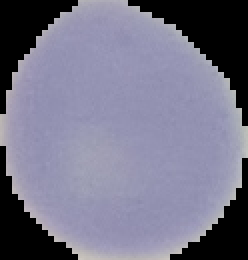
#> input picture cell_images/images/UninfectedTest/u1106.png, 124 x 130 px, given in place of p0.png, which was not available (shown 2 times larger)
$ python color_standardization.py
#> lines starting #> are read from the running program, lines starting #| are printed output that depends on the picture; after the words box and inside, x2 and y2 are one past the last pixel; in counts of white or black regions, pixels touching at a corner belong together; pictures that were not available may be replaced by others from this repository, and a replacement may not be noted
import cv2
import numpy as np
import os

# Function to standardize colors across all images based on a given reference image
def color_standardization(image, reference_image):
    # Convert images to LAB color space
    image_lab = cv2.cvtColor(image, cv2.COLOR_BGR2LAB)
    reference_lab = cv2.cvtColor(reference_image, cv2.COLOR_BGR2LAB)

    # Create a mask for black pixels
    black_mask = (image_lab[:, :, 0] == 0) & (image_lab[:, :, 1] == 128) & (image_lab[:, :, 2] == 128)

    # Calculate mean and standard deviation for each channel in LAB color space
    mean_image, stddev_image = cv2.meanStdDev(image_lab, mask=~black_mask.astype(np.uint8))
    mean_reference, stddev_reference = cv2.meanStdDev(reference_lab)

    # Perform color standardization
    standardized_image = image_lab.copy()

    for i in range(3):  # Iterate over LAB channels
        if i == 0:  # L channel (brightness) remains unchanged
            continue

        standardized_image[:, :, i] = ((image_lab[:, :, i] - mean_image[i]) * (stddev_reference[i] / stddev_image[i])) + mean_reference[i]

    # Convert back to BGR color space
    standardized_image = cv2.cvtColor(standardized_image, cv2.COLOR_LAB2BGR)

    return standardized_image

###############################################################################################################

# Path to image directories
# image_directory = '/Users/christinasze/Desktop/CS279/project/CS279Project/cell_images/images/Parasitized'
# image_directory = '/Users/christinasze/Desktop/CS279/project/CS279Project/cell_images/images/ParasitizedTest'
# image_directory = '/Users/christinasze/Desktop/CS279/project/CS279Project/cell_images/images/Uninfected'
image_directory = '/Users/christinasze/Desktop/CS279/project/CS279Project/cell_images/images/UninfectedTest'

# Read a reference image
reference_image_path = '/Users/christinasze/Desktop/CS279/project/CS279Project/cell_images/images/Parasitized/p0.png'
reference_image = cv2.imread(reference_image_path)
#> reference_image is the input picture: shape (130, 124, 3); mean B, G, R 136.8, 116.5, 117.6

# Initialize lists to store standardized images and filenames
standardized_images = []
filenames = []

# Loop through the images in directory
for image_filename in os.listdir(image_directory):
    if image_filename.endswith('.png'):
        # Construct the full path to the image
        image_path = os.path.join(image_directory, image_filename)

        # Read the image
        image = cv2.imread(image_path)

        # Perform color standardization
        standardized_image = color_standardization(image, reference_image)
#> in color_standardization, `image_lab = cv2.cvtColor(image, cv2.COLOR_BGR2LAB)`: image_lab: shape (130, 124, 3); mean of channels 0, 1, 2 124.6, 132.7, 117.6
#> in color_standardization, `black_mask = (image_lab[:, :, 0] == 0) & (image_lab[:, :, 1] == 128) &..`:
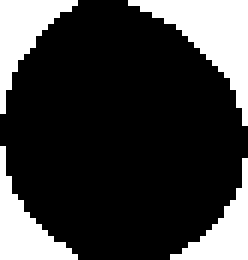
#> black_mask: shape (130, 124) bool (shown 2 times larger); 23.7% white; 4 white regions, box (x1, y1, x2, y2) and area: (64, 0, 124, 63) 1395, (0, 0, 39, 57) 864, (0, 73, 39, 130) 837, (85, 79, 124, 130) 720
#> in color_standardization, `mean_image, stddev_image = cv2.meanStdDev(image_lab, mask=~black_mask...`: mean_image = [124.6, 132.7, 117.6]; stddev_image = [69.76, 2.98, 6.72]
#> in color_standardization, `mean_reference, stddev_reference = cv2.meanStdDev(reference_lab)`: mean_reference = [124.6, 132.7, 117.6]; stddev_reference = [69.76, 2.98, 6.72]

        # Append the standardized image to the list
        standardized_images.append(standardized_image)
        filenames.append(image_filename)
#> pass 2 of the loop `for image_filename in os.listdir(image_directory):`:
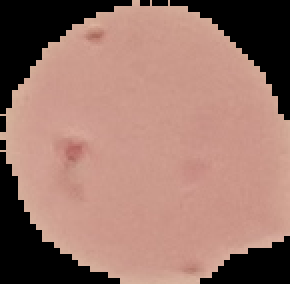
#> input picture cell_images/images/UninfectedTest/u1161.png, 145 x 142 px, found by its file name (shown 2 times larger)
#> image is the input picture: shape (142, 145, 3); mean B, G, R 107.7, 118.4, 155.6
#> image_lab: shape (142, 145, 3); mean of channels 0, 1, 2 132.8, 140.3, 138.8
#> in color_standardization (call 2), `black_mask = (image_lab[:, :, 0] == 0) & (image_lab[:, :, 1] == 128) &..`:
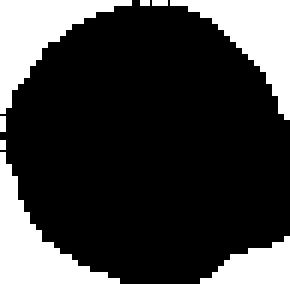
#> black_mask: shape (142, 145) bool (shown 2 times larger); 23.8% white; 8 white regions (2 under 20 px), largest, box (x1, y1, x2, y2) and area: (0, 0, 66, 57) 1404, (85, 0, 145, 60) 1386, (0, 76, 60, 142) 1377, (100, 118, 145, 142) 648, (76, 0, 84, 3) 24, (0, 58, 3, 66) 24
#> mean_image = [132.8, 140.3, 138.8]; stddev_image = [74.34, 7.07, 6.08]
#> in color_standardization (call 2), `standardized_image = cv2.cvtColor(standardized_image, cv2.COLOR_LAB2BGR)`:
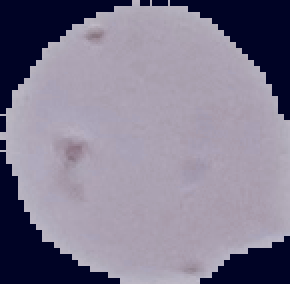
#> standardized_image: shape (142, 145, 3) (shown 2 times larger); mean B, G, R 145.3, 125.4, 131.1
#> pass 3 of the loop `for image_filename in os.listdir(image_directory):`:
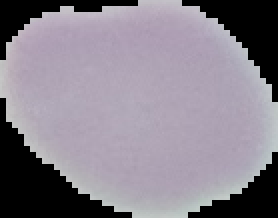
#> input picture cell_images/images/UninfectedTest/u1462.png, 139 x 109 px, found by its file name (shown 2 times larger)
#> image is the input picture: shape (109, 139, 3); mean B, G, R 139.6, 128.8, 135.3
#> image_lab: shape (109, 139, 3); mean of channels 0, 1, 2 136.7, 132.4, 123.2
#> in color_standardization (call 3), `black_mask = (image_lab[:, :, 0] == 0) & (image_lab[:, :, 1] == 128) &..`:
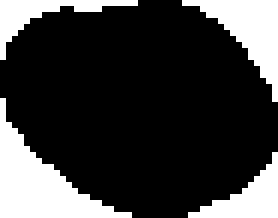
#> black_mask: shape (109, 139) bool (shown 2 times larger); 23.7% white; 4 white regions, box (x1, y1, x2, y2) and area: (0, 49, 66, 109) 1467, (91, 0, 139, 51) 954, (94, 76, 139, 109) 621, (0, 0, 69, 30) 555
#> mean_image = [136.7, 132.4, 123.2]; stddev_image = [76.59, 3.43, 3.27]
#> the loop made 4 passes; the first 3 are shown

# Save standardized images
# output_directory = '/Users/christinasze/Desktop/CS279/project/CS279Project/cell_images/images/ColorStandardizedImages/ParasitizedTrain'
# output_directory = '/Users/christinasze/Desktop/CS279/project/CS279Project/cell_images/images/ColorStandardizedImages/ParasitizedTest'
# output_directory = '/Users/christinasze/Desktop/CS279/project/CS279Project/cell_images/images/ColorStandardizedImages/UninfectedTrain'
output_directory = '/Users/christinasze/Desktop/CS279/project/CS279Project/cell_images/images/ColorStandardizedImages/UninfectedTest'

for i, standardized_image in enumerate(standardized_images):
    output_path = os.path.join(output_directory, filenames[i])
    cv2.imwrite(output_path, standardized_image)

# [5 lines of commented-out code are left out]
